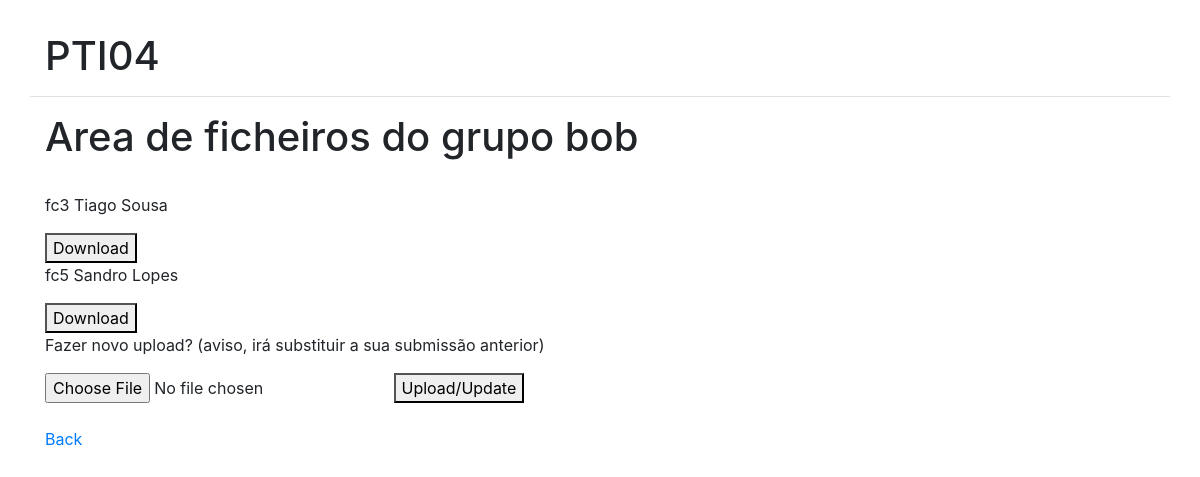
Screenshot of /mygroup/8/group-files/ with the database file from the repository.
### login/models.py (models this page shows, shortened)
class Group(models.Model):
    subject = models.ForeignKey(Subject, on_delete=models.CASCADE)
    members = models.ManyToManyField(User)
    name = models.CharField(max_length=20)

class User(AbstractBaseUser):
    email = models.EmailField(
        verbose_name='email address',
        max_length=255,
        unique=True,
    )
    date_of_birth = models.DateField(blank=True, null=True)
    is_active = models.BooleanField(default=True)
    is_admin = models.BooleanField(default=False)
    is_student = models.BooleanField(default=False)
    is_teacher = models.BooleanField(default=False)
    subjects = models.ManyToManyField(Subject, null=True, blank=True)
    firstname = models.CharField(blank=True, null=True, max_length=20)
    surname = models.CharField(blank=True, null=True, max_length=20)
    objects = UserManager()
    USERNAME_FIELD = 'email'
    def __str__(self):
        if self.firstname and self.surname:
            return "fc"+str(self.id)+" "+self.firstname + " " + self.surname
        else:
            return str(self.email)

### mygroup/views.py (the view, shortened to what this page needs)
# urls.py: path('<int:group_id>/group-files/', views.group_files, name='group-files'),
def group_files(request,group_id=None):
    try:
        group = Group.objects.get(id=group_id)
    except:
        raise Http404
    context = {}
    context['group'] = group
    return render(request, 'mygroup/group-files.html', context)

### templates/mygroup/group-files.html (shortened to what this page needs)
{% extends "base.html" %}
{% block content %}
<h1>Area de ficheiros do grupo {{ group.name }} </h1>
<br>
{% for member in group.members.all %}
    <p>{{ member }}</p>
    <form method="post" enctype="multipart/form-data">
        <button type="submit">Download</button>
    </form>
{% endfor %}
<p>Fazer novo upload? (aviso, irá substituir a sua submissão anterior)</p>
<form method="post" enctype="multipart/form-data">
    <input type="file" name="myfile">
    <button type="submit">Upload/Update</button>
</form>
<br>
<a href="{% url 'mygroup' group.subject.id %}">Back</a>
{% endblock %}

### rows the page displays
Group: name "bob"
User: firstname+surname+id "fc3 Tiago Sousa"
User: firstname+surname+id "fc5 Sandro Lopes"
